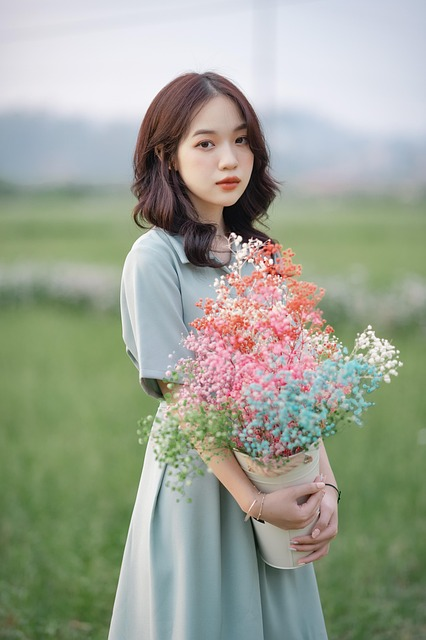
#> input picture images/input.jpg, 426 x 640 px
$ python main.py
#> lines starting #> are read from the running program, lines starting #| are printed output that depends on the picture; after the words box and inside, x2 and y2 are one past the last pixel; in counts of white or black regions, pixels touching at a corner belong together
### face_detector.py
import cv2

class FaceDetector:
    def __init__(self, xml_path='haarcascade_frontalface_default.xml'):
        # 내가 main에 올려둔 xml 파일을 로드함
        self.face_cascade = cv2.CascadeClassifier(xml_path)

    def detect_faces(self, image):
        # 흑백 변환 (인식률 향상)
        gray = cv2.cvtColor(image, cv2.COLOR_BGR2GRAY)
        # 얼굴 탐지 (결과: x, y, w, h 좌표 리스트)
        faces = self.face_cascade.detectMultiScale(gray, 1.1, 4)
        return faces

### mosaic.py
import cv2

def apply_mosaic(image, x, y, w, h, factor=0.1):
    # 1. 얼굴 부분만 잘라내기
    face_roi = image[y:y+h, x:x+w]

    # 2. 작게 축소했다가 (픽셀 뭉개기)
    h_small, w_small = int(h*factor), int(w*factor)
    small_roi = cv2.resize(face_roi,
                           (w_small, h_small),
                           interpolation=cv2.INTER_LINEAR)

    # 3. 다시 원래 크기로 확대 (모자이크 효과)
    mosaic_roi = cv2.resize(small_roi, (w, h),
                            interpolation=cv2.INTER_NEAREST)

    # 4. 원본에 덮어쓰기
    image[y:y+h, x:x+w] = mosaic_roi
    return image

### main.py
import cv2
import sys
import os

# 팀원들이 만든 모듈 불러오기
# (파일 이름이 face_detector.py, mosaic.py여야 작동함)
from face_detector import FaceDetector
from mosaic import apply_mosaic

def main():
    print("=== Face Guard 프로그램 시작 ===")

    # 1. 이미지 폴더 및 파일 확인
    image_dir = 'images'
    input_filename = 'input.jpg'
    output_filename = 'result.jpg'

    input_path = os.path.join(image_dir, input_filename)
    output_path = os.path.join(image_dir, output_filename)

    # 폴더가 없으면 자동 생성
    if not os.path.exists(image_dir):
        os.makedirs(image_dir)
        print(f"알림: '{image_dir}' 폴더를 생성했습니다. 안에 '{input_filename}'을 넣어주세요!")
        return

    # 이미지가 없으면 종료
    if not os.path.exists(input_path):
        print(f"오류: '{input_path}' 파일을 찾을 수 없습니다.")
        return

    # 2. 이미지 읽기
    img = cv2.imread(input_path)
#> img is the input picture: shape (640, 426, 3); mean B, G, R 147.1, 162.4, 156.1
    if img is None:
        print("오류: 이미지 파일을 읽을 수 없습니다. (파일 깨짐 등)")
        return

    # 3. [팀원 A 기능] 얼굴 찾기
    print("AI가 얼굴을 분석 중입니다...")
    detector = FaceDetector()
    faces = detector.detect_faces(img)
#> in detect_faces, `gray = cv2.cvtColor(image, cv2.COLOR_BGR2GRAY)`:
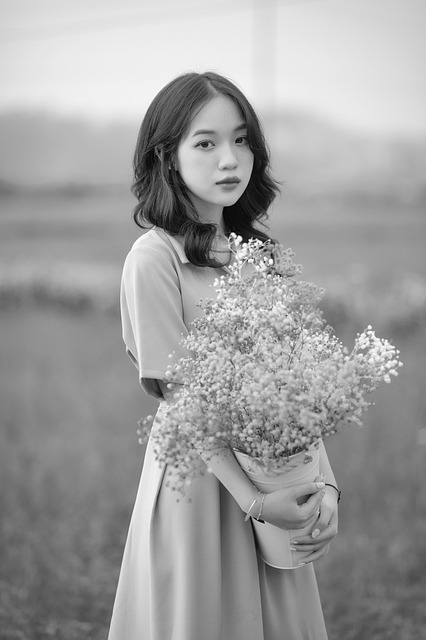
#> gray: shape (640, 426); min 1, max 254, mean 158.8
#> in detect_faces, `faces = self.face_cascade.detectMultiScale(gray, 1.1, 4)`: faces = [[171, 105, 100, 100]]
#> faces = [[171, 105, 100, 100]]
    print(f"발견된 얼굴 개수: {len(faces)}명")
#| 발견된 얼굴 개수: 1명

    # 4. [팀원 B 기능] 모자이크 처리
    if len(faces) > 0:
        print("모자이크 처리를 진행합니다...")
        for (x, y, w, h) in faces:
            # 얼굴 좌표 출력 (디버깅용)
            print(f" - 처리 중: x={x}, y={y} (크기: {w}x{h})")
            img = apply_mosaic(img, x, y, w, h)
#> this loop made 1 pass
#> (x, y, w, h, h_small in apply_mosaic, w_small in apply_mosaic) on pass 1: (171, 105, 100, 100, 10, 10)
#|  - 처리 중: x=171, y=105 (크기: 100x100)
#> pass 1, in apply_mosaic, `face_roi = image[y:y+h, x:x+w]`:
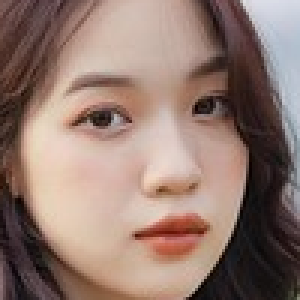
#> face_roi: shape (100, 100, 3) (shown 3 times larger); mean B, G, R 111.8, 121.4, 146.1
#> pass 1, in apply_mosaic, `mosaic_roi = cv2.resize(small_roi, (w, h), interpolation=cv2.INTER_NEA..`:
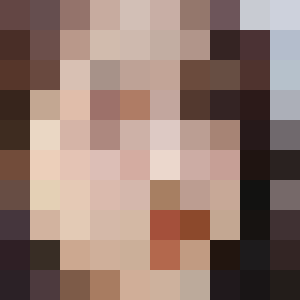
#> mosaic_roi: shape (100, 100, 3) (shown 3 times larger); mean of channels 0, 1, 2 112.6, 122.1, 146.9; drawn as B, G, R
#> pass 1, in main, `img = apply_mosaic(img, x, y, w, h)`:
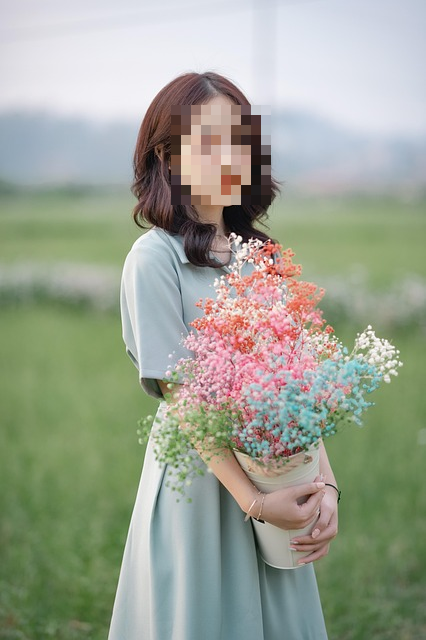
#> img: shape (640, 426, 3); 3.66% of pixels changed, all inside (x1, y1, x2, y2) = (171, 105, 271, 205)
    else:
        print("얼굴이 감지되지 않아 모자이크를 생략합니다.")

    # 5. 결과 저장 및 보여주기
    cv2.imwrite(output_path, img)
    print(f"변환 완료! '{output_path}'에 저장되었습니다.")

    # 윈도우 창으로 결과 띄우기 (아무 키나 누르면 닫힘)
    cv2.imshow('Face Guard Result', img)
    cv2.waitKey(0)
    cv2.destroyAllWindows()

if __name__ == "__main__":
    main()
